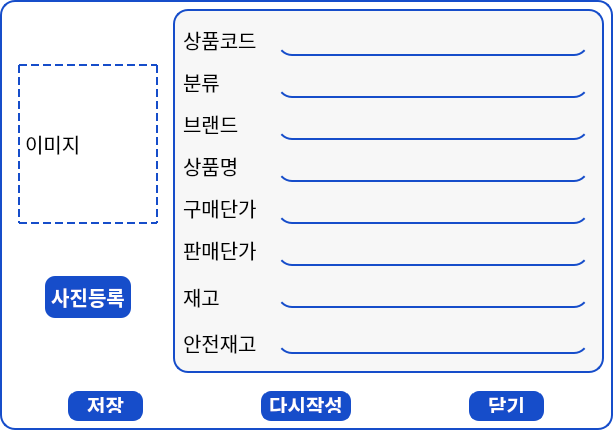
<?xml version="1.0" encoding="UTF-8"?>
<ui version="4.0">
 <class>Dialog</class>
 <widget class="QDialog" name="Dialog">
  <property name="geometry">
   <rect>
    <x>0</x>
    <y>0</y>
    <width>613</width>
    <height>383</height>
   </rect>
  </property>
  <property name="windowTitle">
   <string>Dialog</string>
  </property>
  <property name="styleSheet">
   <string notr="true">font-family: Pretendard;
background-color: rgb(255, 255, 255);</string>
  </property>
  <layout class="QVBoxLayout" name="verticalLayout_2">
   <property name="spacing">
    <number>0</number>
   </property>
   <property name="leftMargin">
    <number>0</number>
   </property>
   <property name="topMargin">
    <number>0</number>
   </property>
   <property name="rightMargin">
    <number>0</number>
   </property>
   <property name="bottomMargin">
    <number>0</number>
   </property>
   <item>
    <widget class="QWidget" name="widget_3" native="true">
     <property name="styleSheet">
      <string notr="true">QWidget{
font-family: Pretendard;
background-color: rgb(255, 255, 255);
border: 2px solid #164DCA;
border-top-left-radius: 15px;
border-top-right-radius: 15px;
border-bottom:none;
}

QLineEdit{
border: none; 
border-bottom: 2px solid #164DCA;
background-color: transparent;
font-size: 20px;
text-align: center;
}

QLabel{
font-size: 20px;
}</string>
     </property>
     <layout class="QHBoxLayout" name="horizontalLayout">
      <item>
       <widget class="QWidget" name="widget" native="true">
        <property name="styleSheet">
         <string notr="true">border: none;
border-radius: 0;</string>
        </property>
        <layout class="QVBoxLayout" name="verticalLayout">
         <item>
          <widget class="QLabel" name="img">
           <property name="minimumSize">
            <size>
             <width>140</width>
             <height>160</height>
            </size>
           </property>
           <property name="maximumSize">
            <size>
             <width>140</width>
             <height>160</height>
            </size>
           </property>
           <property name="styleSheet">
            <string notr="true">border: 2px dashed  #164DCA;</string>
           </property>
           <property name="text">
            <string>이미지</string>
           </property>
          </widget>
         </item>
         <item alignment="Qt::AlignHCenter">
          <widget class="QPushButton" name="pb_load">
           <property name="styleSheet">
            <string notr="true">QPushButton{
background: #164DCA;
box-shadow: 0px 2px 12px rgb(25 25 25 / 16%);
align-items: center;
color: #fff;
font-weight: 600;
font-size: 20px;
border-radius: 10px;
padding: 6px;
}</string>
           </property>
           <property name="text">
            <string>사진등록</string>
           </property>
          </widget>
         </item>
        </layout>
       </widget>
      </item>
      <item>
       <widget class="QWidget" name="widget_2" native="true">
        <property name="styleSheet">
         <string notr="true">QWidget{
border: none;
border-radius: 20;
	background-color: rgb(247, 247, 247);
border: 2px solid #164DCA;
border-radius: 15px;
}

QLineEdit{
border: none; 
border-bottom: 2px solid #164DCA;
background-color: transparent;
font-size: 20px;
text-align: center;
}

QLabel{
font-size: 20px;
border:none;
border-radius:0;
font-weight:300;
}
</string>
        </property>
        <layout class="QGridLayout" name="gridLayout">
         <property name="leftMargin">
          <number>10</number>
         </property>
         <property name="topMargin">
          <number>15</number>
         </property>
         <property name="rightMargin">
          <number>15</number>
         </property>
         <property name="bottomMargin">
          <number>15</number>
         </property>
         <property name="horizontalSpacing">
          <number>20</number>
         </property>
         <property name="verticalSpacing">
          <number>10</number>
         </property>
         <item row="6" column="1">
          <widget class="QLineEdit" name="inventory"/>
         </item>
         <item row="1" column="0">
          <widget class="QLabel" name="label_4">
           <property name="text">
            <string>분류</string>
           </property>
          </widget>
         </item>
         <item row="5" column="1">
          <widget class="QLineEdit" name="sales_unit_price"/>
         </item>
         <item row="4" column="0">
          <widget class="QLabel" name="label_6">
           <property name="text">
            <string>구매단가</string>
           </property>
          </widget>
         </item>
         <item row="6" column="0" rowspan="2">
          <widget class="QLabel" name="label_8">
           <property name="text">
            <string>재고</string>
           </property>
          </widget>
         </item>
         <item row="4" column="1">
          <widget class="QLineEdit" name="purchase_unit_price"/>
         </item>
         <item row="2" column="0">
          <widget class="QLabel" name="label_3">
           <property name="text">
            <string>브랜드</string>
           </property>
          </widget>
         </item>
         <item row="7" column="1" rowspan="2">
          <widget class="QLineEdit" name="safety_inventory"/>
         </item>
         <item row="3" column="1">
          <widget class="QLineEdit" name="name"/>
         </item>
         <item row="2" column="1">
          <widget class="QLineEdit" name="brand"/>
         </item>
         <item row="0" column="1">
          <widget class="QLineEdit" name="code"/>
         </item>
         <item row="8" column="0">
          <widget class="QLabel" name="label_9">
           <property name="text">
            <string>안전재고</string>
           </property>
          </widget>
         </item>
         <item row="0" column="0">
          <widget class="QLabel" name="label_2">
           <property name="text">
            <string>상품코드</string>
           </property>
          </widget>
         </item>
         <item row="5" column="0">
          <widget class="QLabel" name="label_7">
           <property name="text">
            <string>판매단가</string>
           </property>
          </widget>
         </item>
         <item row="3" column="0">
          <widget class="QLabel" name="label_5">
           <property name="text">
            <string>상품명</string>
           </property>
          </widget>
         </item>
         <item row="1" column="1">
          <widget class="QLineEdit" name="type"/>
         </item>
        </layout>
       </widget>
      </item>
     </layout>
    </widget>
   </item>
   <item>
    <widget class="QWidget" name="widget_4" native="true">
     <property name="styleSheet">
      <string notr="true">QWidget{
font-family: Pretendard;
background-color: rgb(255, 255, 255);
border: 2px solid #164DCA;
border-bottom-left-radius: 15px;
border-bottom-right-radius: 15px;
border-top:none;
}
QPushButton{
background: #164DCA;
box-shadow: 0px 2px 12px rgb(25 25 25 / 16%);
align-items: center;
color: #fff;
font-weight: 600;
font-size: 20px;
border-radius: 10px;
padding: 6px;
}
</string>
     </property>
     <layout class="QHBoxLayout" name="horizontalLayout_2">
      <item alignment="Qt::AlignHCenter">
       <widget class="QPushButton" name="pb_save">
        <property name="minimumSize">
         <size>
          <width>75</width>
          <height>30</height>
         </size>
        </property>
        <property name="text">
         <string>저장</string>
        </property>
       </widget>
      </item>
      <item alignment="Qt::AlignHCenter">
       <widget class="QPushButton" name="pb_reset">
        <property name="minimumSize">
         <size>
          <width>75</width>
          <height>30</height>
         </size>
        </property>
        <property name="text">
         <string>다시작성</string>
        </property>
       </widget>
      </item>
      <item alignment="Qt::AlignHCenter">
       <widget class="QPushButton" name="pb_close">
        <property name="minimumSize">
         <size>
          <width>75</width>
          <height>30</height>
         </size>
        </property>
        <property name="text">
         <string>닫기</string>
        </property>
       </widget>
      </item>
     </layout>
    </widget>
   </item>
  </layout>
 </widget>
 <tabstops>
  <tabstop>code</tabstop>
  <tabstop>type</tabstop>
  <tabstop>brand</tabstop>
  <tabstop>name</tabstop>
  <tabstop>purchase_unit_price</tabstop>
  <tabstop>sales_unit_price</tabstop>
  <tabstop>inventory</tabstop>
  <tabstop>safety_inventory</tabstop>
  <tabstop>pb_load</tabstop>
  <tabstop>pb_save</tabstop>
  <tabstop>pb_reset</tabstop>
  <tabstop>pb_close</tabstop>
 </tabstops>
 <resources/>
 <connections/>
</ui>
